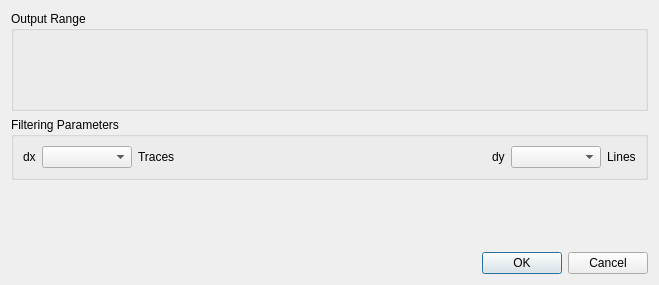
<?xml version="1.0" encoding="UTF-8"?>
<ui version="4.0">
 <class>DlgPCAFiltering</class>
 <widget class="QDialog" name="DlgPCAFiltering">
  <property name="geometry">
   <rect>
    <x>0</x>
    <y>0</y>
    <width>659</width>
    <height>285</height>
   </rect>
  </property>
  <property name="windowTitle">
   <string>Dialog</string>
  </property>
  <layout class="QGridLayout" name="gridLayout_3">
   <item row="0" column="0">
    <widget class="QGroupBox" name="groupBox">
     <property name="minimumSize">
      <size>
       <width>0</width>
       <height>100</height>
      </size>
     </property>
     <property name="title">
      <string>Output Range</string>
     </property>
     <layout class="QGridLayout" name="gridLayout">
      <item row="0" column="0">
       <widget class="CXSliderComplex" name="m_pInlineWidget" native="true">
        <property name="minimumSize">
         <size>
          <width>0</width>
          <height>20</height>
         </size>
        </property>
       </widget>
      </item>
      <item row="1" column="0">
       <widget class="CXSliderComplex" name="m_pXlineWidget" native="true">
        <property name="minimumSize">
         <size>
          <width>0</width>
          <height>20</height>
         </size>
        </property>
       </widget>
      </item>
     </layout>
    </widget>
   </item>
   <item row="1" column="0">
    <widget class="QGroupBox" name="groupBox_2">
     <property name="title">
      <string>Filtering Parameters</string>
     </property>
     <layout class="QGridLayout" name="gridLayout_2">
      <item row="0" column="0">
       <widget class="QLabel" name="label">
        <property name="text">
         <string>dx</string>
        </property>
       </widget>
      </item>
      <item row="0" column="1">
       <widget class="QComboBox" name="m_pComboxDx">
        <property name="minimumSize">
         <size>
          <width>90</width>
          <height>0</height>
         </size>
        </property>
        <property name="maximumSize">
         <size>
          <width>90</width>
          <height>16777215</height>
         </size>
        </property>
       </widget>
      </item>
      <item row="0" column="2">
       <widget class="QLabel" name="label_4">
        <property name="text">
         <string>Traces</string>
        </property>
       </widget>
      </item>
      <item row="0" column="3">
       <spacer name="horizontalSpacer">
        <property name="orientation">
         <enum>Qt::Horizontal</enum>
        </property>
        <property name="sizeHint" stdset="0">
         <size>
          <width>291</width>
          <height>20</height>
         </size>
        </property>
       </spacer>
      </item>
      <item row="0" column="4">
       <widget class="QLabel" name="label_2">
        <property name="text">
         <string>dy</string>
        </property>
       </widget>
      </item>
      <item row="0" column="5">
       <widget class="QComboBox" name="m_pComboxDy">
        <property name="minimumSize">
         <size>
          <width>90</width>
          <height>0</height>
         </size>
        </property>
        <property name="maximumSize">
         <size>
          <width>90</width>
          <height>16777215</height>
         </size>
        </property>
       </widget>
      </item>
      <item row="0" column="6">
       <widget class="QLabel" name="label_3">
        <property name="text">
         <string>Lines</string>
        </property>
       </widget>
      </item>
     </layout>
    </widget>
   </item>
   <item row="2" column="0">
    <spacer name="verticalSpacer">
     <property name="orientation">
      <enum>Qt::Vertical</enum>
     </property>
     <property name="sizeHint" stdset="0">
      <size>
       <width>17</width>
       <height>71</height>
      </size>
     </property>
    </spacer>
   </item>
   <item row="3" column="0">
    <widget class="QDialogButtonBox" name="buttonBox">
     <property name="orientation">
      <enum>Qt::Horizontal</enum>
     </property>
     <property name="standardButtons">
      <set>QDialogButtonBox::Cancel|QDialogButtonBox::Ok</set>
     </property>
    </widget>
   </item>
  </layout>
 </widget>
 <customwidgets>
  <customwidget>
   <class>CXSliderComplex</class>
   <extends>QWidget</extends>
   <header location="global">xslidercomplex.h</header>
   <container>1</container>
  </customwidget>
 </customwidgets>
 <resources/>
 <connections>
  <connection>
   <sender>buttonBox</sender>
   <signal>accepted()</signal>
   <receiver>DlgPCAFiltering</receiver>
   <slot>accept()</slot>
   <hints>
    <hint type="sourcelabel">
     <x>248</x>
     <y>254</y>
    </hint>
    <hint type="destinationlabel">
     <x>157</x>
     <y>274</y>
    </hint>
   </hints>
  </connection>
  <connection>
   <sender>buttonBox</sender>
   <signal>rejected()</signal>
   <receiver>DlgPCAFiltering</receiver>
   <slot>reject()</slot>
   <hints>
    <hint type="sourcelabel">
     <x>316</x>
     <y>260</y>
    </hint>
    <hint type="destinationlabel">
     <x>286</x>
     <y>274</y>
    </hint>
   </hints>
  </connection>
 </connections>
</ui>
